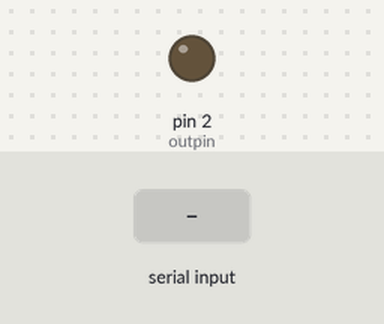
Simulated run of this sketch. Board: Arduino Uno, built with avr-gcc and run on an emulated ATmega328P. Shown: output pins drawn as LEDs (lit = HIGH). Inputs (shaded band) come from the test bench. What the sketch prints to the serial monitor is not drawn.

Above: at 1.2 s.
1.3 s: "F" received over Serial
Timing chart, 0 to 4.3 s (numbered marks = the images above; inputs shaded):
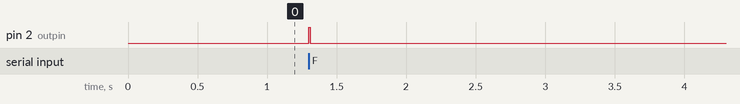

The sketch:

arduino.ino
```cpp
long onTime = 0;
int data;

#define outpin 2

void setup() {
  // initialize digital pin LED_BUILTIN as an output.
  pinMode(outpin, OUTPUT);
  digitalWrite(outpin, LOW);

  Serial.begin(115200);
  Serial.setTimeout(1);
}

// the loop function runs over and over again forever
void loop() {
  if(Serial.available() > 0){
    data = Serial.read();
    if(data == 'F'){
      onTime = millis();
      digitalWrite(outpin, HIGH);
    }
  }

  if(millis()-onTime > 10 && digitalRead(outpin)){
    digitalWrite(outpin, LOW);
    Serial.println("done");
  }
}
```

Measured:
- after the input at 1.3 s, pin 2 (outpin): LOW → HIGH at once, → LOW 0.01 s later
